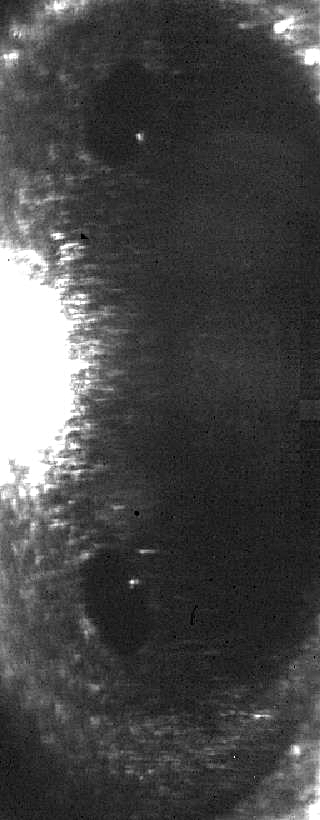
#> input picture HW4-1rh.png, 320 x 820 px
$ python CV_HW4_SobelAndCanny.py   (older library calls are emulated)
#> lines starting #> are read from the running program, lines starting #| are printed output that depends on the picture
import cv2


def SobelCal(img):
    cv2.fastNlMeansDenoisingColored(img, None, 10, 10, 7, 21)
    sobelx = cv2.Sobel(img, cv2.CV_64F, 1, 0)  # 获取水平方向边缘梯度，第二个参数表示获取所有边缘信息不要遗漏
    sobely = cv2.Sobel(img, cv2.CV_64F, 0, 1)  # 获取垂直方向边缘梯度，第二个参数表示获取所有边缘信息不要遗漏

    sobelx = cv2.convertScaleAbs(sobelx)  # 取绝对值
    sobely = cv2.convertScaleAbs(sobely)  # 取绝对值

    img_edge = cv2.addWeighted(sobelx, 1, sobely, 1, 0)  # 将两个方向的梯度结合成新的一个完整图像的梯度

    return img_edge


def main():
    IMG1 = cv2.imread('HW4-1rh.png')
#> IMG1 is the input picture: shape (820, 320, 3); min 0, max 255, mean 70.7
    IMG2 = cv2.imread('HW4-2rh.png')
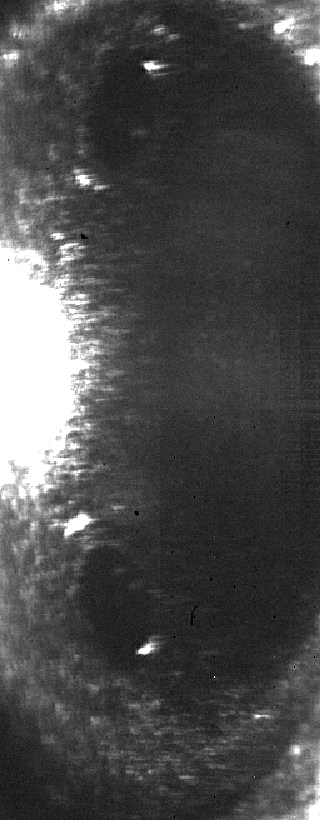
#> input picture HW4-2rh.png, 320 x 820 px
#> IMG2 is the input picture: shape (820, 320, 3); min 0, max 255, mean 74.8

    # [7 lines of commented-out code are left out]
    IMG1Canny = cv2.Canny(IMG1, 60, 280, (3, 3))
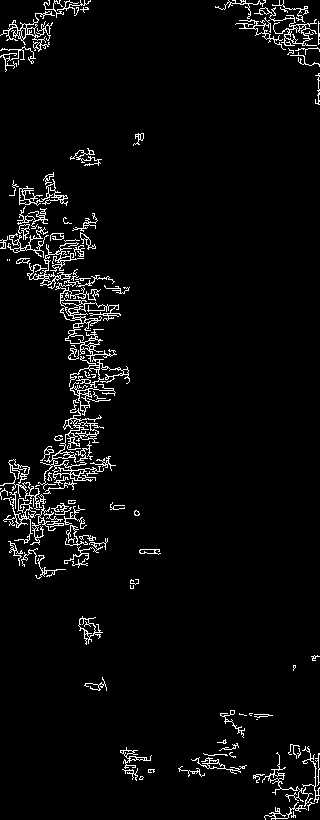
#> IMG1Canny: shape (820, 320); 4% white in thin lines or dots
    IMG2Canny = cv2.Canny(IMG2, 60, 280, (3, 3))
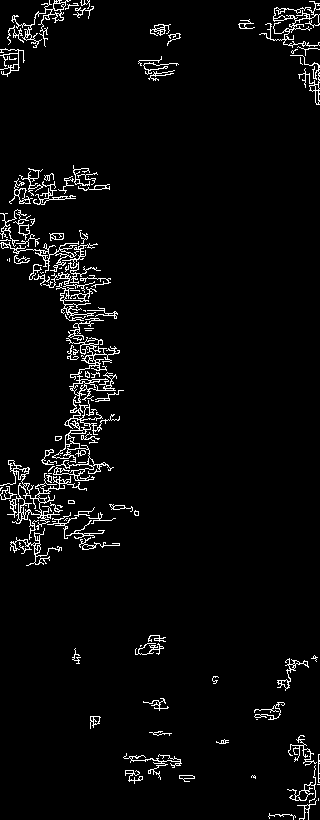
#> IMG2Canny: shape (820, 320); 3.8% white in thin lines or dots
    cv2.imwrite("IMG1Canny.png", IMG1Canny)
    cv2.imwrite("IMG2Canny.png", IMG2Canny)

    img3 = cv2.subtract(IMG2Canny, IMG1Canny)
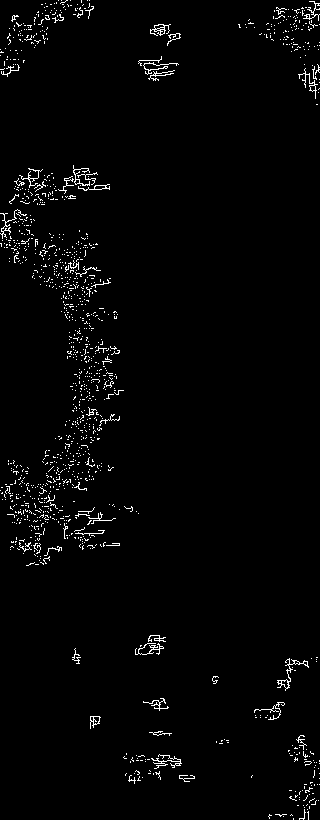
#> img3: shape (820, 320); 2.1% white in thin lines or dots

    cv2.imshow("win_name", img3)
    cv2.waitKey(0)

    cv2.imwrite('JustSubstract.png', img3)


if __name__ == "__main__":
    main()
